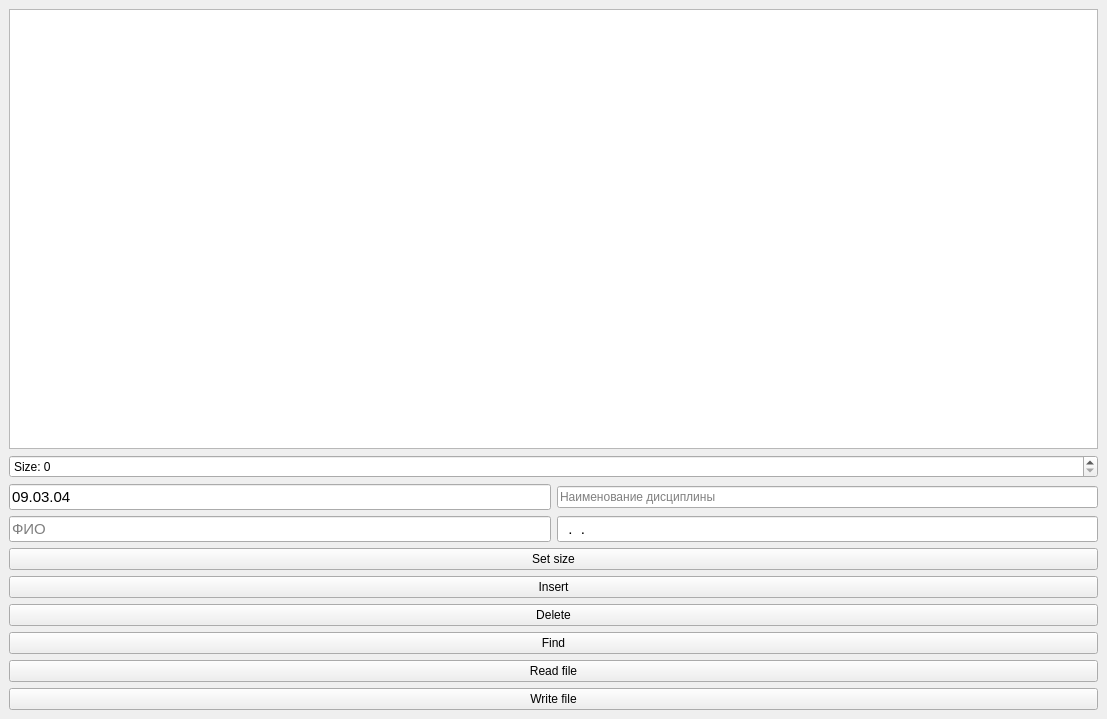
<?xml version="1.0" encoding="UTF-8"?>
<ui version="4.0">
 <class>MainWindow</class>
 <widget class="QMainWindow" name="MainWindow">
  <property name="geometry">
   <rect>
    <x>0</x>
    <y>0</y>
    <width>1107</width>
    <height>719</height>
   </rect>
  </property>
  <property name="windowTitle">
   <string>Курсовая</string>
  </property>
  <widget class="QWidget" name="centralWidget">
   <layout class="QVBoxLayout" name="verticalLayout">
    <item>
     <widget class="QTableWidget" name="tableWidget"/>
    </item>
    <item>
     <widget class="QSpinBox" name="spinBoxSize">
      <property name="prefix">
       <string>Size: </string>
      </property>
      <property name="maximum">
       <number>1000000</number>
      </property>
     </widget>
    </item>
    <item>
     <layout class="QHBoxLayout" name="horizontalLayout_4">
      <item>
       <widget class="QLineEdit" name="codeEdit">
        <property name="font">
         <font>
          <pointsize>11</pointsize>
         </font>
        </property>
        <property name="inputMask">
         <string>00.00.00</string>
        </property>
        <property name="text">
         <string>09.03.04</string>
        </property>
        <property name="placeholderText">
         <string>Код направления</string>
        </property>
       </widget>
      </item>
      <item>
       <widget class="QLineEdit" name="disciplineEdit">
        <property name="text">
         <string/>
        </property>
        <property name="placeholderText">
         <string>Наименование дисциплины</string>
        </property>
       </widget>
      </item>
     </layout>
    </item>
    <item>
     <layout class="QHBoxLayout" name="horizontalLayout_6">
      <item>
       <widget class="QLineEdit" name="fioLineEdit">
        <property name="font">
         <font>
          <pointsize>11</pointsize>
         </font>
        </property>
        <property name="placeholderText">
         <string>ФИО</string>
        </property>
       </widget>
      </item>
      <item>
       <widget class="QLineEdit" name="dateLine">
        <property name="font">
         <font>
          <pointsize>11</pointsize>
         </font>
        </property>
        <property name="inputMask">
         <string>00.00.0000</string>
        </property>
        <property name="text">
         <string>..</string>
        </property>
        <property name="placeholderText">
         <string>Дата</string>
        </property>
       </widget>
      </item>
     </layout>
    </item>
    <item>
     <widget class="QPushButton" name="pushButtonSetSize">
      <property name="text">
       <string>Set size</string>
      </property>
     </widget>
    </item>
    <item>
     <layout class="QVBoxLayout" name="verticalLayout_2">
      <item>
       <widget class="QPushButton" name="pushButtonInsert">
        <property name="text">
         <string>Insert</string>
        </property>
       </widget>
      </item>
      <item>
       <widget class="QPushButton" name="pushButtonDelete">
        <property name="text">
         <string>Delete</string>
        </property>
       </widget>
      </item>
      <item>
       <widget class="QPushButton" name="pushButtonFind">
        <property name="text">
         <string>Find</string>
        </property>
       </widget>
      </item>
      <item>
       <widget class="QPushButton" name="pushButtonReadFile">
        <property name="text">
         <string>Read file</string>
        </property>
       </widget>
      </item>
      <item>
       <widget class="QPushButton" name="pushButtonWriteFile">
        <property name="text">
         <string>Write file</string>
        </property>
       </widget>
      </item>
     </layout>
    </item>
   </layout>
  </widget>
 </widget>
 <resources/>
 <connections/>
</ui>
